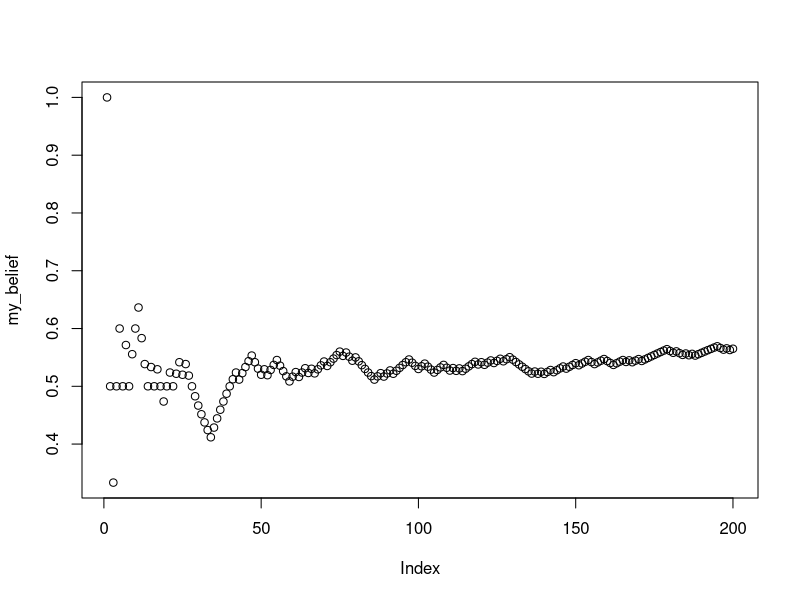
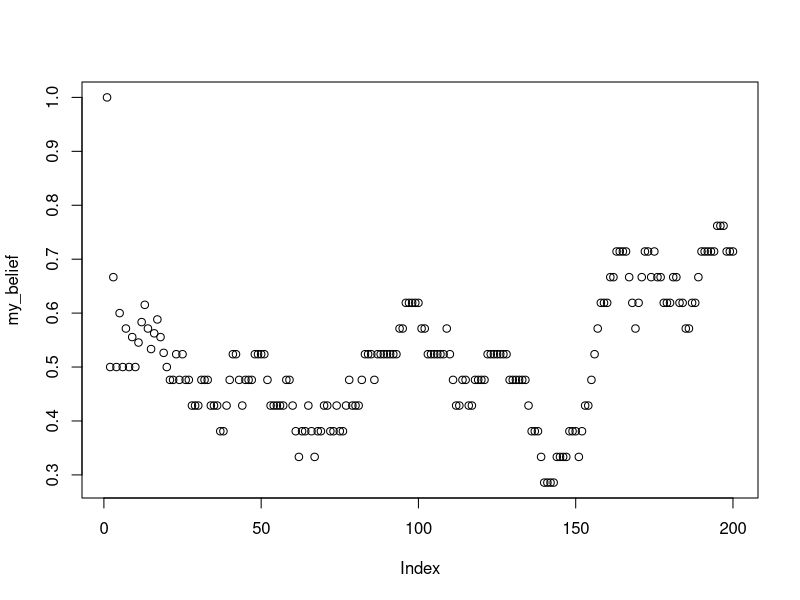

Recreate these plots in R, in order.
## ---- chunk 1
knitr::opts_chunk$set(
  collapse = TRUE,
  comment = "#>"
)
## ---- chunk 2
rolls <- sample(1:6,10000, replace=TRUE)
table(rolls)
## ---- chunk 3
one <- sample(1:6,10000, replace=TRUE)
two <- sample(1:6,10000, replace=TRUE)
combined <- one+two
table(combined)/10000
## ---- chunk 4
first <- rep(x= 1:6, each = 6)
second <- rep(x= 1:6, times = 6)
sum_rolls <- first+second
table(sum_rolls)/length(sum_rolls)

## compare
sim_result <- table(combined)/10000
true_probs <- table(sum_rolls)/length(sum_rolls)

## Difference
true_probs-sim_result
## ---- chunk 5
sample(c("A","B"), 20, replace = TRUE, prob = c(.8, .2))
## ---- chunk 6
letters

LETTERS
## ---- chunk 7
sample(letters,50,replace=TRUE)
## ---- chunk 8
my_letters <- sample(letters,50*5,replace=TRUE)

# turn the vector into a matrix with 5 columns
my_strings <- matrix(my_letters, ncol=5)

# each row is a word, need to collapse the column to create a string
paste(my_strings[1,], collapse="")

# loop to collapse all of the rows into words
random_strings <-c()
for(i in 1:dim(my_strings)[1]){
  random_strings[i] <- paste(my_strings[i,], collapse="")
}

random_strings
## ---- chunk 9
sim_results <- replicate(10000,
                         sample( c(1,0), 10, replace=TRUE)
                         )

number_of_heads <- colSums(sim_results)
table(number_of_heads)/10000

# alternative solution using rbinom

number_of_heads <- rbinom(10000,10,prob=.5)
table(number_of_heads)/10000

## ---- chunk 10
flips <- sample(c("H","T"), 10000, replace=TRUE)

sequence <- c()
for(i in 2:length(flips)){
  first_element <- flips[i-1]
  second_element <- flips[i]
  sequence[i-1] <- paste0(first_element,second_element)
}

table(sequence)/sum(table(sequence))

## 3 element sequences

flips <- sample(c("H","T"), 1000000, replace=TRUE)

sequence <- c()
for(i in 3:length(flips)){
  first_element <- flips[i-2]
  second_element <- flips[i-1]
  third_element <- flips[i]
  sequence[i-1] <- paste0(first_element,
                          second_element,
                          third_element)
}

table(sequence)/sum(table(sequence))

## ---- chunk 11
simulated_sequence <- c(rbinom(100,1,.5),
                        rbinom(100,1,.6))
## ---- chunk 12
my_knowledge <- c()
my_belief <- c()
for(i in 1:length(simulated_sequence)){
  
    my_knowledge[i] <- simulated_sequence[i]
    my_belief[i] <- sum(my_knowledge)/length(my_knowledge)
    
}

plot(my_belief)

## ---- chunk 13

simulated_sequence <- c(rbinom(100,1,.5),
                        rbinom(100,1,.6))

my_knowledge <- c()
my_belief <- c()
for(i in 1:length(simulated_sequence)){
  
    my_knowledge[i] <- simulated_sequence[i]
    if(i <= 20){
      my_belief[i] <- sum(my_knowledge)/length(my_knowledge)
    }else{
      my_belief[i] <- sum(my_knowledge[i:(i-20)])/length(my_knowledge[i:(i-20)])
    }
    
}

plot(my_belief)

## ---- chunk 14
my_paragraph <- "This is a paragraph, with some stuff in it. This is another sentence in the paragraph"
the_letters <- unlist(strsplit(my_paragraph, split=""))
the_letters
